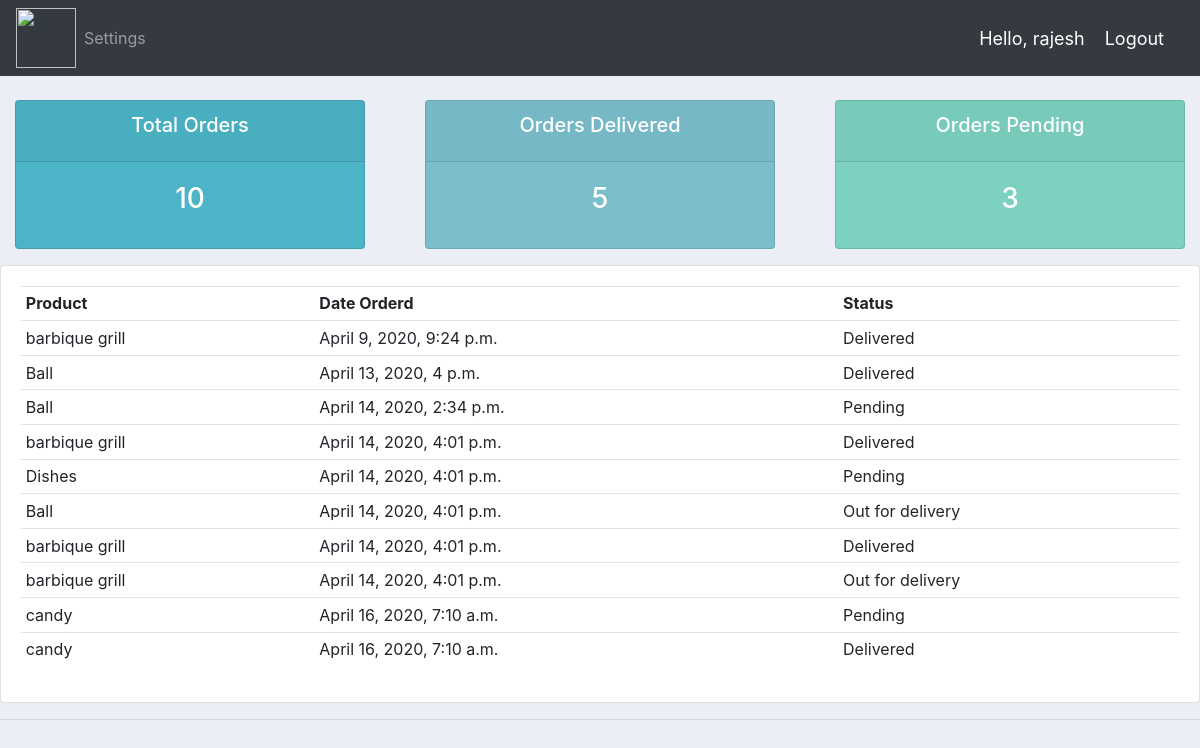
Page /user/ (signed in) on the committed database.
### accounts/models.py (models this page shows)
class Order(models.Model):
	STATUS = (
			('Pending', 'Pending'),
			('Out for delivery', 'Out for delivery'),
			('Delivered', 'Delivered'),
			)
	customer = models.ForeignKey(Customer, null=True, on_delete= models.SET_NULL)
	product = models.ForeignKey(Product, null=True, on_delete= models.SET_NULL)
	date_created = models.DateTimeField(auto_now_add=True, null=True)
	status = models.CharField(max_length=200, null=True, choices=STATUS)

class Product(models.Model):
	CATEGORY = (
			('Indoor', 'Indoor'),
			('Out Door', 'Out Door'),
			)
	name = models.CharField(max_length=200, null=True)
	price = models.FloatField(null=True)
	category = models.CharField(max_length=200, null=True, choices=CATEGORY)
	description = models.CharField(max_length=200, null=True, blank=True)
	date_created = models.DateTimeField(auto_now_add=True, null=True)
	tags = models.ManyToManyField(Tag)
	def __str__(self):
		return self.name

### accounts/decorators.py (the view)
		def wrapper_func(request, *args, **kwargs):
			group = None
			if request.user.groups.exists():
				group = request.user.groups.all()[0].name
			if group in allowed_roles:
				return view_func(request, *args, **kwargs)
			else:
				return HttpResponse('You are not authorized to view this page')

### accounts/views.py (called while the page is built)
@login_required(login_url='login')
@allowed_users(allowed_roles=['customer'])
def userPage(request):
	orders = request.user.customer.order_set.all()
	total_orders = orders.count()
	delivered = orders.filter(status='Delivered').count()
	pending = orders.filter(status='Pending').count()
	print('ORDERS:', orders)
	context = {'orders':orders, 'total_orders':total_orders,
	'delivered':delivered,'pending':pending}
	return render(request, 'accounts/user.html', context)

### templates/accounts/user.html
{%  extends 'accounts/main.html' %}
{% block content %}
{%  include 'accounts/status.html' %}
<div class="row">
	<div class="col-md">
		<div class="card card-body">
			<table class="table table-sm">
				<tr>
					<th>Product</th>
					<th>Date Orderd</th>
					<th>Status</th>
				</tr>
				{% for order in orders %}
				<tr>
					<td>{{order.product}}</td>
					<td>{{order.date_created}}</td>
					<td>{{order.status}}</td>
				</tr>
				{% endfor %}
			</table>
		</div>
	</div>
</div>
{% endblock content %}

### templates/accounts/main.html (shortened to what this page needs)
{% load static %}
<!DOCTYPE html>
<html lang="en">
<head>
    <link rel="stylesheet" href="https://stackpath.bootstrapcdn.com/bootstrap/4.4.1/css/bootstrap.min.css">
</head>
<link rel="stylesheet" type="text/css" href="{% static '/css/main.css' %}">
<body>
{% include 'accounts/navbar.html' %}
{% block content %}
{% endblock %}
<hr>
</body>
</html>

### templates/accounts/navbar.html (shortened to what this page needs)
{% load static %}
<nav class="navbar navbar-expand-lg navbar-dark bg-dark">
 <img src="{% static 'images/logo.png.png' %}" width="60" height="60">
  <div class="collapse navbar-collapse" id="navbarNav">
    <ul class="navbar-nav">
      {% if request.user.is_staff %}
      <li class="nav-item active">
        <a class="nav-link" href="{% url 'home' %}">Dashboard</a>
      </li>
      <li class="nav-item">
        <a class="nav-link" href="{% url 'products' %}">Products</a>
      </li>
      {% else %}
       <li class="nav-item">
        <a class="nav-link" href="{% url 'account' %}">Settings</a>
      </li>
      {% endif %}
    </ul>
  </div>
  <span class="hello-msg">Hello, {{request.user}}</span>
  <span ><a  class="hello-msg" href="{% url 'logout' %}">Logout</a></span>
</nav>

### templates/accounts/status.html
<br>
<div class="row">
	<div class="col">
		<div class="col-md">
			<div class="card text-center text-white  mb-3" id="total-orders">
			  	<div class="card-header">
			  		<h5 class="card-title">Total Orders</h5>
			  	</div>
			  	<div class="card-body">
			    	<h3 class="card-title">{{ total_orders }}</h3>
			  	</div>
			</div>
		</div>
	</div>
	<div class="col">
		<div class="col-md">
			<div class="card text-center text-white  mb-3" id="orders-delivered">
			  	<div class="card-header">
			  		<h5 class="card-title">Orders Delivered</h5>
			  	</div>
			  	<div class="card-body">
			    	<h3 class="card-title">{{ delivered }}</h3>
			  	</div>
			</div>
		</div>
	</div>
	<div class="col">
		<div class="col-md">
			<div class="card text-center text-white  mb-3" id="orders-pending">
			  	<div class="card-header">
			  		<h5 class="card-title">Orders Pending</h5>
			  	</div>
			  	<div class="card-body">
			    	<h3 class="card-title">{{ pending }}</h3>
			  	</div>
			</div>
		</div>
	</div>
</div>

### accounts/static/css/main.css (style rules this page uses)
body { background-color: #ebeff5; }
#total-orders { background-color: #4cb4c7; }
#orders-delivered { background-color: #7abecc; }
#orders-pending { background-color: #7CD1C0; }

### templates/accounts/navbar.html (style rules this page uses)
.hello-msg { font-size: 18px; color: #fff; margin-right: 20px; }

### rows in the picture
Order: product "barbique grill", date_created "April 9, 2020, 9:24 p.m.", status "Delivered"
Order: product "Ball", date_created "April 13, 2020, 4 p.m.", status "Delivered"
Order: product "Ball", date_created "April 14, 2020, 2:34 p.m.", status "Pending"
Order: product "barbique grill", date_created "April 14, 2020, 4:01 p.m.", status "Delivered"
Order: product "Dishes", date_created "April 14, 2020, 4:01 p.m.", status "Pending"
Order: product "Ball", date_created "April 14, 2020, 4:01 p.m.", status "Out for delivery"
Order: product "barbique grill", date_created "April 14, 2020, 4:01 p.m.", status "Delivered"
Order: product "barbique grill", date_created "April 14, 2020, 4:01 p.m.", status "Out for delivery"
Order: product "candy", date_created "April 16, 2020, 7:10 a.m.", status "Pending"
Order: product "candy", date_created "April 16, 2020, 7:10 a.m.", status "Delivered"

### other values in the picture
{{ request.user }} "rajesh"
{{ total_orders }} "10"
{{ delivered }} "5"
{{ pending }} "3"
